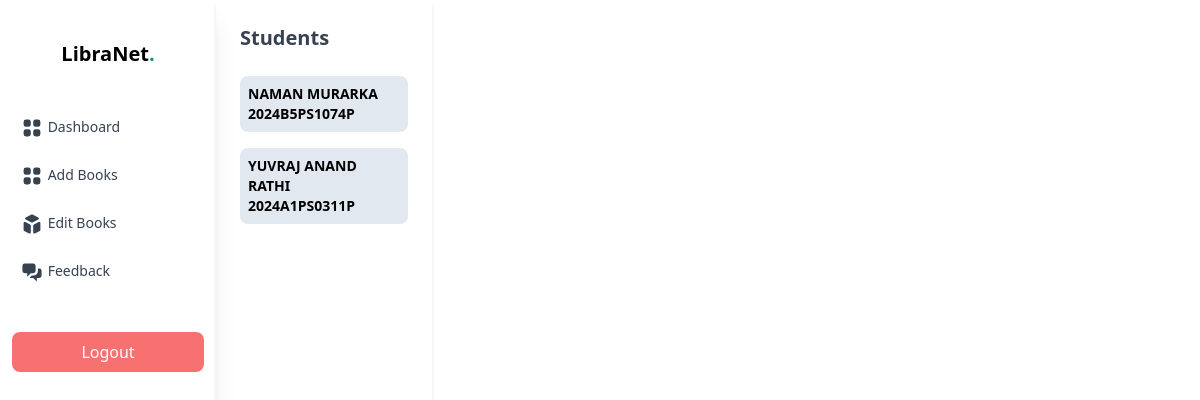
Screenshot of /admin_feedback/ (signed in) with the database file from the repository.
### users/models.py (models this page shows, shortened)
class FeedbackRoom(models.Model):
    student = models.ForeignKey(Student, on_delete=models.CASCADE)

class Student(models.Model):
    student_uid = models.CharField(max_length=100, unique=True)
    student_name =models.CharField(max_length=100)
    bits_id = models.CharField(max_length=13, unique=True)
    hostel = models.CharField(max_length=7)

### users/views.py (the view)
# urls.py: path('admin_feedback/', views.admin_feedback, name='admin_feedback'),
@staff_member_required(login_url='')
@login_required
def admin_feedback(request):
    rooms = FeedbackRoom.objects.all()
    return render(request, 'admin_feedback.html', {'rooms': rooms})

### users/templates/admin_feedback.html (shortened to what this page needs)
{% extends 'admin_layout.html' %}
{% block content %}
<div class="h-[100vh] w-[18vw] shadow-md p-6 z-10 flex-non overflow-y-scroll">
  <h1 class="text-xl font-bold text-gray-700 mb-6">Students</h1>
  {% for room in rooms %}
  <a href="{% url 'users:admin_chat' room.student.bits_id %}">
    <div class="bg-slate-200 font-bold text-sm p-2 mb-4 rounded-lg">
      <p>{{ room.student.student_name }} </p>
      <p>{{ room.student.bits_id }} </p>
    </div>
  </a>
  {% endfor %}
</div>
{% endblock %}

### rows the page displays
FeedbackRoom: student.student_name "NAMAN MURARKA", student.bits_id "2024B5PS1074P"
FeedbackRoom: student.student_name "YUVRAJ ANAND RATHI", student.bits_id "2024A1PS0311P"
